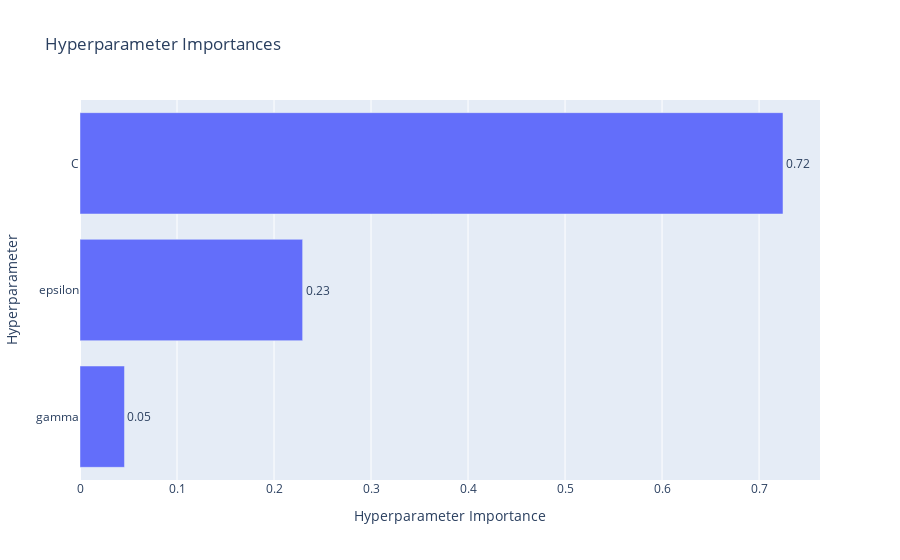

Notebook code cell kept with this figure:
### Code cell
optuna.visualization.plot_param_importances(study_svm)

### Figure 1 — Plotly figure (JSON) as saved in the notebook; plotly's stock layout.template omitted (floating-point values rounded to 4 significant figures)
{"data": [{"cliponaxis": false, "hovertemplate": ["gamma (CategoricalDistribution): 0.04583784480333008<extra></extra>", "epsilon (FloatDistribution): 0.2295006706766491<extra></extra>", "C (FloatDistribution): 0.7246614845200208<extra></extra>"], "name": "Objective Value", "orientation": "h", "text": ["0.05", "0.23", "0.72"], "textposition": "outside", "type": "bar", "x": [0.04584, 0.2295, 0.7247], "y": ["gamma", "epsilon", "C"]}], "layout": {"title": {"text": "Hyperparameter Importances"}, "xaxis": {"title": {"text": "Hyperparameter Importance"}}, "yaxis": {"title": {"text": "Hyperparameter"}}}}
